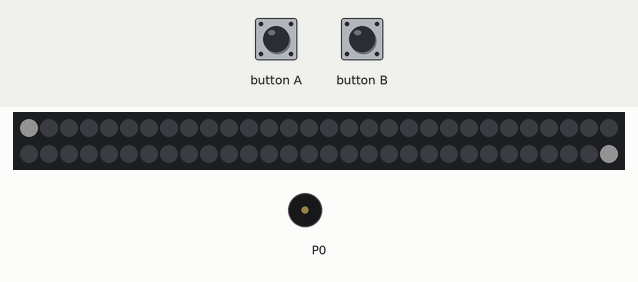
A program run on a simulated BBC micro:bit (MakeCode). Shown: 60 RGB LEDs in strip order, left to right, continuing on the next row, buzzer (waves = sounding). The test bench sets the inputs (shaded band). Dim RGB values are drawn brighter than linear; random numbers come from a fixed seed.

Above: at 1.2 s.
1.3 s: button A pressed for 0.15 s
At 1.8 s:
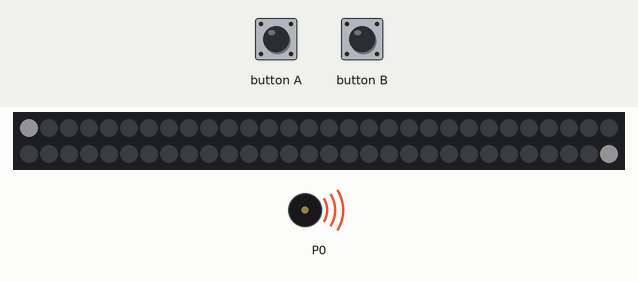
2.0 s: button A pressed for 0.15 s
At 2.22 s:
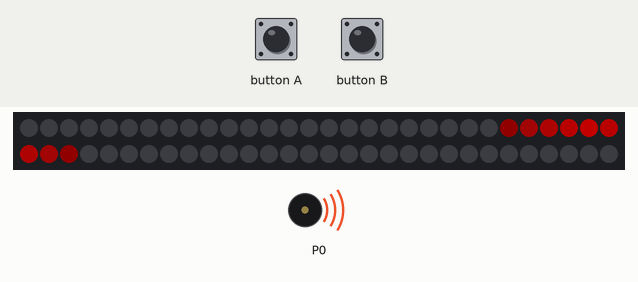
Timing chart, 0 to 5.0 s (numbered marks = the images above; inputs shaded):
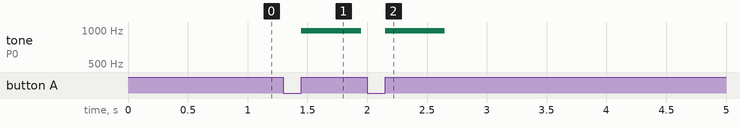

The program:

main.ts
```typescript
input.onButtonPressed(Button.A, function () {
    music.setVolume(100)
    if (brightness >= 0) {
        music.playTone(988, music.beat(BeatFraction.Whole))
        brightness += -10
        strip.setBrightness(brightness)
        strip.show()
    } else {
        music.playTone(131, music.beat(BeatFraction.Whole))
        brightness = 100
        strip.setBrightness(brightness)
        strip.show()
    }
    music.setVolume(0)
})
input.onButtonPressed(Button.B, function () {

})
let random = 0
let lumi = 0
let led_index = 0
let brightness = 0
let strip: neopixel.Strip = null
strip = neopixel.create(DigitalPin.P0, 60, NeoPixelMode.RGB)
strip.setBrightness(20)
strip.clear()
let opnieuw = true
music.setVolume(0)
let links = 0
let rechts = 0
let verschil = 0
let vorige_verschil = 0
let _switch = true
brightness = 100
basic.forever(function () {
    if (opnieuw) {
        for (let index = 0; index <= Math.abs(vorige_verschil); index++) {
            if (vorige_verschil > 0) {
                strip.setPixelColor(index, neopixel.colors(NeoPixelColors.White))
            } else if (vorige_verschil < 0) {
                strip.setPixelColor(59 - index, neopixel.colors(NeoPixelColors.White))
            } else {
                strip.setPixelColor(0, neopixel.colors(NeoPixelColors.White))
                strip.setPixelColor(59, neopixel.colors(NeoPixelColors.White))
            }
        }
        // Pas bij dit blok worden de hiervoor ingestelde aanpassingen getoond.
        strip.show()
        basic.pause(1000)
        verschil = links - rechts
        if (Math.abs(vorige_verschil) < Math.abs(verschil)) {
            if (vorige_verschil > 0) {
                strip.setPixelColor(verschil, neopixel.colors(NeoPixelColors.Yellow))
            } else if (vorige_verschil < 0) {
                strip.setPixelColor(59 + verschil, neopixel.colors(NeoPixelColors.Yellow))
            }
        } else {
            if (vorige_verschil > 0) {
                strip.setPixelColor(vorige_verschil, neopixel.colors(NeoPixelColors.Black))
            } else if (vorige_verschil < 0) {
                strip.setPixelColor(59 + vorige_verschil, neopixel.colors(NeoPixelColors.Black))
            }
        }
        // Pas bij dit blok worden de hiervoor ingestelde aanpassingen getoond.
        strip.show()
        basic.pause(1000)
        led_index = 29
        lumi = 50
        vorige_verschil = verschil
        strip.clear()
        for (let index = 0; index <= 5; index++) {
            strip.setPixelColor(led_index - index, neopixel.hsl(0, 100 - index * 2, lumi - index * 10))
        }
        for (let index = 0; index <= 5; index++) {
            strip.setPixelColor(led_index + index, neopixel.hsl(0, 100 - index * 2, lumi - index * 10))
        }
        // Pas bij dit blok worden de hiervoor ingestelde aanpassingen getoond.
        strip.show()
        opnieuw = false
    }
    random = randint(-2, 2)
    if (random > 0) {
        for (let index = 0; index < random; index++) {
            strip.shift(1)
            // Pas bij dit blok worden de hiervoor ingestelde aanpassingen getoond.
            strip.show()
        }
        led_index = led_index + random
    } else if (random < 0) {
        for (let index = 0; index < Math.abs(random); index++) {
            strip.shift(-1)
            // Pas bij dit blok worden de hiervoor ingestelde aanpassingen getoond.
            strip.show()
        }
        led_index = led_index + random
    }
    if (led_index < 5) {
        music.playTone(131, music.beat(BeatFraction.Quarter))
        links = links + 1
        opnieuw = true
        strip.clear()
    }
    if (led_index > 54) {
        music.playTone(988, music.beat(BeatFraction.Quarter))
        rechts = rechts + 1
        opnieuw = true
        strip.clear()
    }
})
```

test.ts
```typescript
// tests gaan hier; deze zal niet worden gecompileerd wanneer dit pakket wordt gebruikt als extensie.
```

Measured:
- after the input at 1.3 s, tone on P0: silent → 988 Hz after 0.15 s, → silent 0.50 s later
- after the input at 2.0 s, tone on P0: silent → 988 Hz after 0.15 s, → silent 0.50 s later
